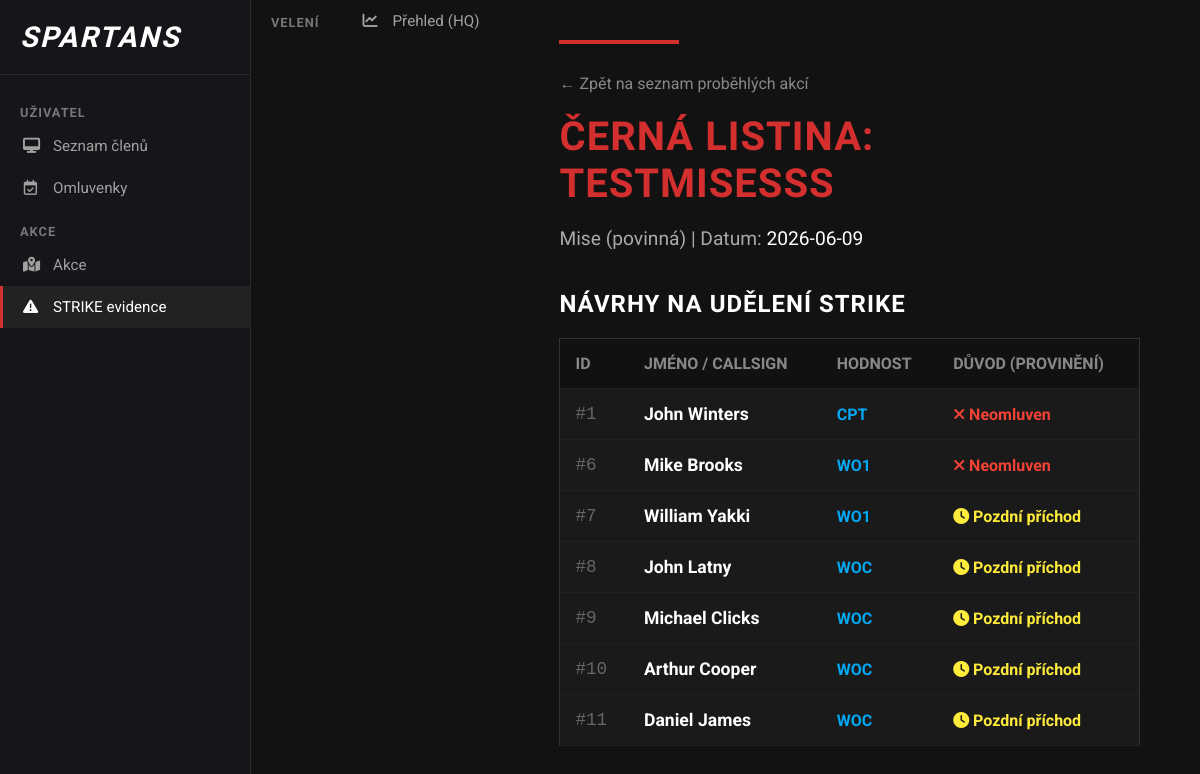
The app's page /strike/3, older data.
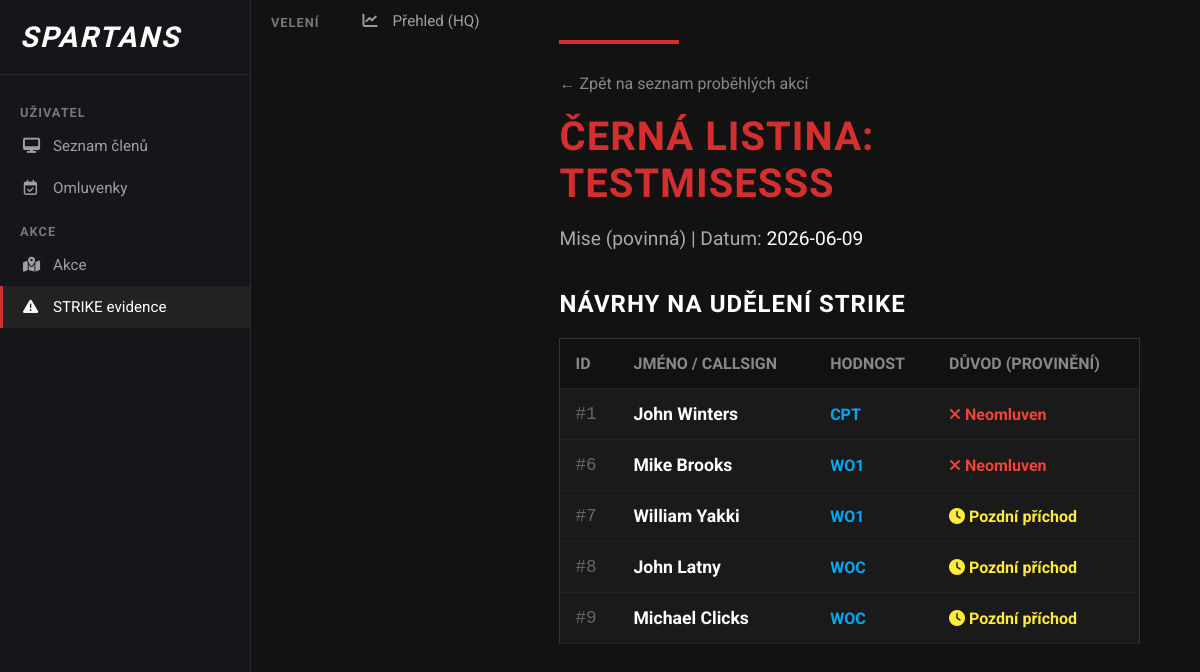
The same page, newer data.
### app.py (models this page shows)
class Ucast(db.Model):
    id = db.Column(db.Integer, primary_key=True)
    akce_id = db.Column(db.Integer, db.ForeignKey('akce.id'), nullable=False)
    clen_id = db.Column(db.Integer, db.ForeignKey('clen.id'), nullable=False)
    stav = db.Column(db.String(20), nullable=False, default='Nezadáno')
    akce = db.relationship('Akce', backref=db.backref('ucasti', cascade="all, delete-orphan"))
    clen = db.relationship('Clen', backref='ucasti')

class Clen(db.Model):
    id = db.Column(db.Integer, primary_key=True)
    jmeno = db.Column(db.String(50), nullable=False)
    hodnost_id = db.Column(db.Integer, db.ForeignKey('hodnost.id'), nullable=False)
    hodnost = db.relationship('Hodnost')

class Hodnost(db.Model):
    id = db.Column(db.Integer, primary_key=True)
    nazev = db.Column(db.String(50), nullable=False)

### app.py (the view)
@app.route('/strike/<int:akce_id>')
def detail_strike(akce_id):
    akce = Akce.query.get_or_404(akce_id)
    hrisnici = Ucast.query.filter(
        Ucast.akce_id == akce.id,
        Ucast.stav.in_(['AWOL', 'Pozdní příchod'])
    ).all()
    return render_template('detail_strike.html', akce=akce, hrisnici=hrisnici)

### templates/detail_strike.html (shortened to what this page needs)
<!DOCTYPE html>
<html lang="cs">
<head>
    <link rel="stylesheet" href="https://cdnjs.cloudflare.com/ajax/libs/font-awesome/6.4.0/css/all.min.css">
    <link rel="stylesheet" href="{{ url_for('static', filename='strike.css') }}">
</head>
<body>
    <div class="sidebar">
        <div class="sidebar-brand">
            <i> SPARTANS</i>
        </div>
        <div class="sidebar-category">Uživatel</div>
        <div class="sidebar-nav">
            <a href="/"><i class="fa-solid fa-desktop"></i> Seznam členů</a>
            <a href="/omluvenky"><i class="fa-regular fa-calendar-check"></i> Omluvenky</a>
        </div>
        <div class="sidebar-category">Akce</div>
      <div class="sidebar-nav">
        <a href="/akce"><i class="fa-solid fa-map-location-dot"></i> Akce </a>
        <a href="/strike" class="active"><i class="fa-solid fa-triangle-exclamation"></i> STRIKE evidence</a>
      </div>
    </div>
    <div class="sidebar-category">Velení</div>
      <div class="sidebar-nav">
          <a href="/dashboard"><i class="fa-solid fa-chart-line"></i> Přehled (HQ)</a>
      </div>
    <div class="main-content">
        <div class="container" style="display: block;">
            <div class="strike-accent-line"></div>
            <a href="/strike" class="back-link">← Zpět na seznam proběhlých akcí</a>
            <h1 class="strike-title">Černá listina: {{ akce.nazev }}</h1>
            <div class="strike-info-bar">
                {{ akce.typ_akce.nazev }} | Datum: <span>{{ akce.datum }}</span>
            </div>
            <h2>Návrhy na udělení STRIKE</h2>
            <table>
                <tr>
                    <th>ID</th>
                    <th>Jméno / Callsign</th>
                    <th>Hodnost</th>
                    <th>Důvod (Provinění)</th>
                </tr>
                {% for zaznam in hrisnici %}
                <tr>
                    <td class="cell-id">#{{ zaznam.clen.id }}</td>
                    <td class="cell-name">{{ zaznam.clen.jmeno }}</td>
                    <td class="cell-rank">{{ zaznam.clen.hodnost.nazev }}</td>
                    <td class="{% if zaznam.stav == 'AWOL' %}status-awol{% else %}status-late{% endif %}">
                        {% if zaznam.stav == 'AWOL' %}
                            <i class="fa-solid fa-xmark"></i> Neomluven
                        {% else %}
                            <i class="fa-solid fa-clock"></i> Pozdní příchod
                        {% endif %}
                    </td>
                </tr>
                {% endfor %}
            </table>
        </div>
    </div>
</body>
</html>

Row changes from the older to the newer data that the page shows:
removed Ucast: clen.id "10", clen.jmeno "Arthur Cooper", clen.hodnost.nazev "WOC", stav "Pozdní příchod" (drawn)
no longer on this page (row edited): Ucast: clen.id "11", clen.jmeno "Daniel James", clen.hodnost.nazev "WOC", stav "Pozdní příchod" (drawn)
